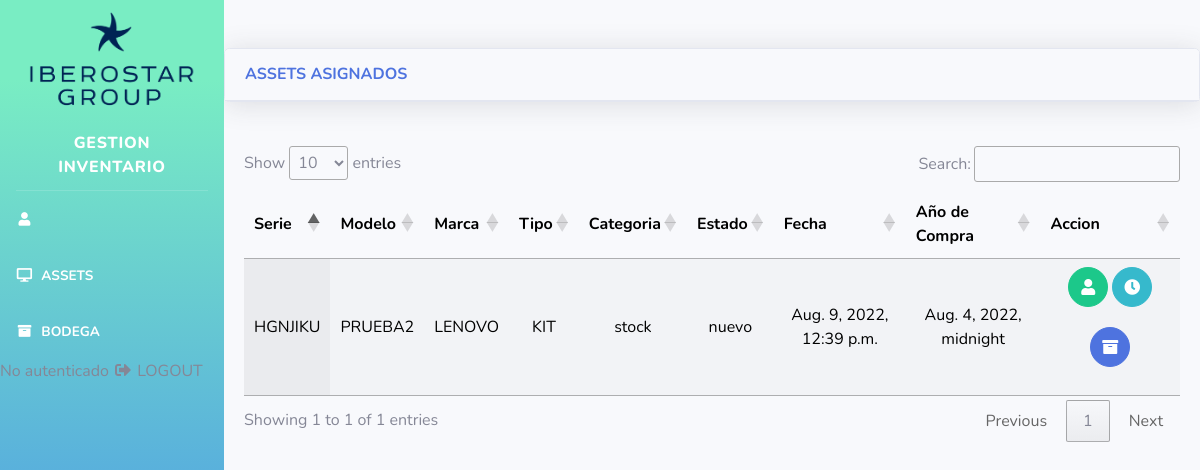
The page /home on the database its author committed.
### proyectoinventario/models.py (models this page shows)
class Assets(models.Model):
    id_asset = models.AutoField(primary_key=True)
    modelo=models.CharField(max_length=30)
    serie=models.CharField(max_length=30, unique = True)
    marca=models.CharField(max_length=30)
    tipo=models.CharField(max_length=10)
    categoria=models.CharField(max_length=10)
    estado=models.CharField(max_length=10)
    fecha=models.DateTimeField(auto_now_add=True)
    fecha_compra=models.DateTimeField()
    accion=models.CharField(max_length=10)

### proyectoinventario/views.py (the view)
# urls.py: 2. Add a URL to urlpatterns:  path('', views.home, name='home')
def home(request):
    bode = Assets.objects.all().filter(accion=0)
    return render(request, "proyectowebapp/home.html", {'bode': bode})

### proyectoinventario/templates/proyectowebapp/home.html (shortened to what this page needs)
{% load static %}
<!DOCTYPE html>
<html lang="en">
<head>
  <link href="https://cdnjs.cloudflare.com/ajax/libs/font-awesome/5.11.2/css/all.min.css" rel="stylesheet"
    type="text/css">
  <link rel="stylesheet" href="https://cdn.datatables.net/1.12.1/css/jquery.dataTables.min.css">
  <link href="{%  static 'proyectowebapp/css/home.css' %}" rel="stylesheet">
  <link rel="stylesheet" href="https://cdn.datatables.net/1.11.5/css/jquery.dataTables.min.css">
</head>
<body id="page-top">
  <div id="wrapper">
    <ul class="navbar-nav bg-gradient-primary sidebar sidebar-dark accordion" id="accordionSidebar">
      <a class="sidebar-brand d-flex align-items-center justify-content-center" href="#">
        <div class="sidebar-brand-icon">
          <img src="{% static 'proyectowebapp/img/logo.png' %}" style="width:100%">
        </div>
      </a>
      <a class="sidebar-brand d-flex align-items-center justify-content-center" href="#">
        <div class="sidebar-brand-text mx-3">GESTION INVENTARIO</div>
      </a>
      <hr class="sidebar-divider my-0">
      <li class="nav-item active">
        <a class="nav-link" href="#">
          <i class="fas fa-fw fa-user"></i>
          </a>
      </li>
      <li class="nav-item active">
        <a class="nav-link" href="{% url 'Home' %}">
          <i class="fas fa-fw fa-desktop"></i>
          <span>ASSETS</span></a>
      </li>
      <li class="nav-item active">
        <a class="nav-link" href="{% url 'Bodega' %}">
          <i class="fas fa-fw fa-archive"></i>
          <span>BODEGA</span></a>
      </li>
      <li class="nav-item active">
        {% if user.is_authenticated %}
        <a class="nav-link" href="{% url 'cerrar_sesion' %}">
          {% else %}
          No autenticado
          {% endif %}
          <i class="fas fa-fw fa-sign-out-alt"></i>
          <span>LOGOUT</span></a>
      </li>
    </ul>
    <div id="content-wrapper" class="d-flex flex-column">
      <div class="card shadow mb-4">
        <div class="card-header py-3 d-flex flex-row align-items-center justify-content-between">
          <h6 class="m-0 font-weight-bold text-primary">ASSETS ASIGNADOS</h6>
        </div>
      </div>
      <div class="card-body">
        <div class="table-responsive">
          <table class="display" id="example" width="100%">
            <thead>
              <tr>
                <th>Serie</th>
                <th>Modelo</th>
                <th>Marca</th>
                <th>Tipo</th>
                <th>Categoria</th>
                <th>Estado</th>
                <th>Fecha</th>
                <th>Año de Compra</th>
                <th>Accion</th>
              </tr>
            </thead>
            <tbody>
              {% for c in bode %}
              <tr>
                <td>{{c.serie}}</td>
                <td>{{c.modelo}}</td>
                <td>{{c.marca}}</td>
                <td>{{c.tipo}}</td>
                <td>{{c.categoria}}</td>
                <td>{{c.estado}}</td>
                <td>{{c.fecha}}</td>
                <td>{{c.fecha_compra}}</td>
                <td>
                  <a href="{% url 'registrarSalida' c.id_asset  %}" class="btn btn-success btn-circle" title="Asignar"><i class="fas fa-user"></i></a>
                  <a href="{% url 'Historial' c.id_asset%}" class="btn btn-info btn-circle" title="Historial"><i class="fas fa-clock"></i></a>
                  <a href="{% url 'regresarBodega' c.id_asset%}" class="btn btn-primary btn-circle" title="Bodega"><i class="fas fa-archive"></i></a>
                </td>
              </tr>
              {% endfor %}
          </table>
        </div>
      </div>
</body>
</html>

### rows shown on the page
Assets: serie "HGNJIKU", modelo "PRUEBA2", marca "LENOVO", tipo "KIT", categoria "stock", estado "nuevo", fecha "Aug. 9, 2022, 12:39 p.m.", fecha_compra "Aug. 4, 2022, midnight"
